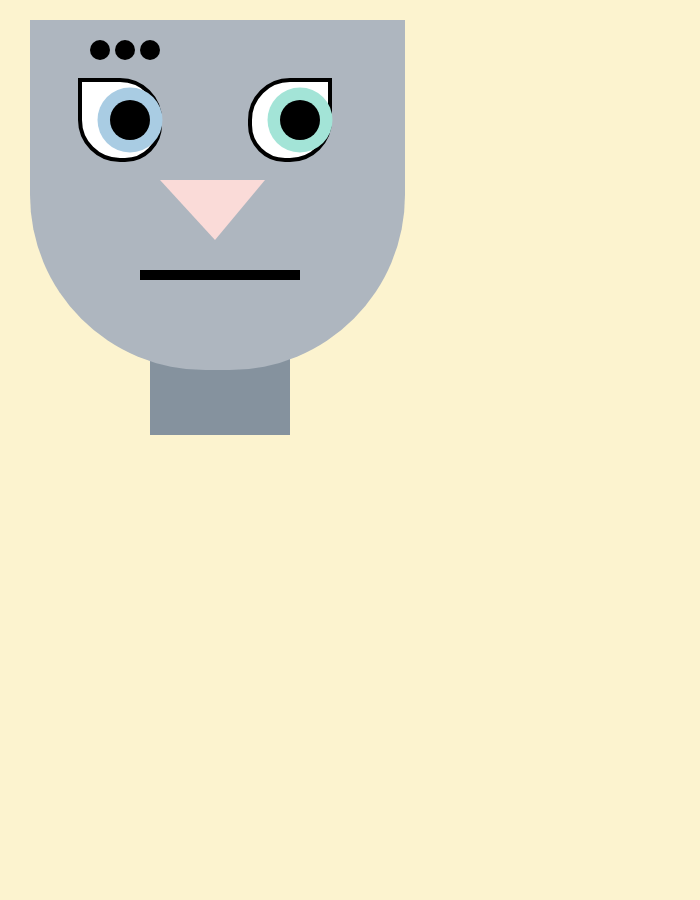
Frame 1 (no input)
Frame 60 (no input): identical to frame 1, image omitted
Frame 120 (the mouse pressed at the canvas centre since frame 60): identical to frame 1, image omitted

The p5.js sketch that drew this single still picture (run headless with seeded random() and noise() and a simulated clock; from frame 60 on, the mouse is pressed at the canvas centre):

// p5.js sketch
// ── sketch.js
/*
Name: sketch.js
Last Modified:02/06/2019
Author: E.C.Pina
*/
function setup () {
  // created canvas to draw on
  createCanvas(700, 900);
}

function draw () {
  // background
  background('#FCF3CF');

  /* ************ */
  /* MAIN SANDBOX */
  /* ************ */

/* **** */
/* body */
/* **** */
  push();
  pop();

  push();

  /* **** */
  /* HEAD */
  /* **** */

  push();

  //  neck
  fill('#85929E');
  noStroke();
  rect(150, 355, 140, 80);

  //skull
  fill('#AEB6BF');
  noStroke();
  rect(30, 20, 375, 350, 0, 0, 190, 190);

  // eyebrows
  fill('#000000');
  ellipse(100, 50, 20);
  ellipse(125, 50, 20);
  ellipse(150, 50, 20);

  // eyes
  fill('#ffffff');
  stroke('#000000');
  strokeWeight(4);
  rect(80, 80, 80, 80, 0, 80, 35, 120);
  rect(250, 80, 80, 80, 120, 0, 80, 35);

  // left
  fill('#A9CCE3');
  noStroke();
  ellipse(130, 120, 65, 65);

  fill('#000000');
  noStroke();
  ellipse(130, 120, 40, 40);

  // right
  fill('#A3E4D7');
  noStroke();
  ellipse(300, 120, 65, 65);

  fill('#000000');
  noStroke();
  ellipse(300, 120, 40, 40);

  // nose
  fill('#FADBD8');
  triangle(160, 180, 215, 240, 265, 180);

  // mouth
  fill('#000000');
  rect(140, 270, 160, 10);


  pop(); // HEAD END

}
